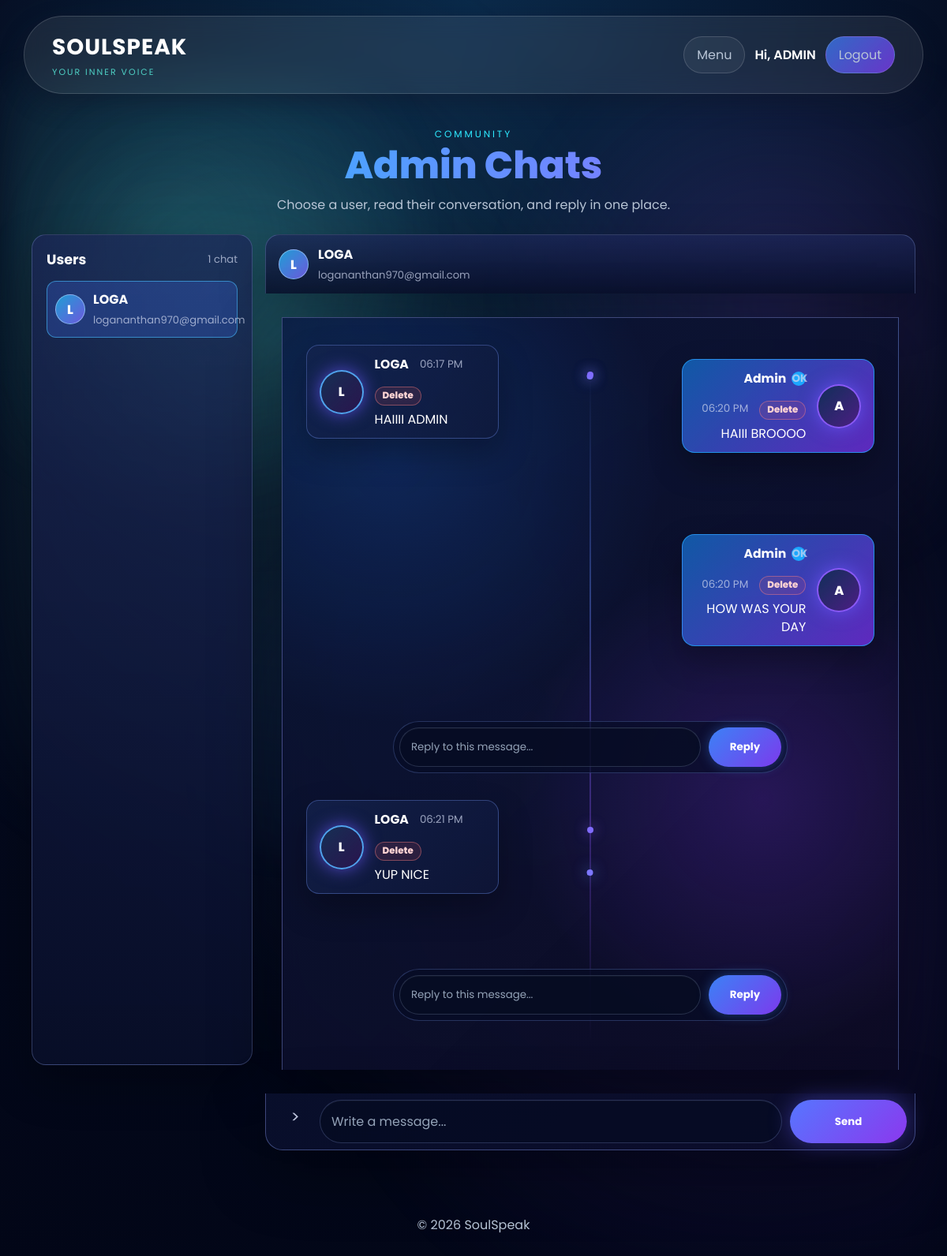
Screenshot of /chat?user_id=2 (signed in) with the database file from the repository.
### app.py (models this page shows)
class User(UserMixin, db.Model):
    id = db.Column(
        db.Integer,
        primary_key=True
    )
    username = db.Column(
        db.String(100),
        nullable=False
    )
    email = db.Column(
        db.String(150),
        unique=True,
        nullable=False
    )
    password = db.Column(
        db.String(100),
        nullable=False
    )

class Chat(db.Model):
    id = db.Column(
        db.Integer,
        primary_key=True
    )
    message = db.Column(
        db.Text,
        nullable=False
    )
    sender = db.Column(
        db.String(100),
        nullable=False
    )
    user_id = db.Column(
        db.Integer,
        db.ForeignKey('user.id')
    )
    recipient = db.Column(
        db.String(100),
        nullable=False,
        default='Admin'
    )
    reply_to = db.Column(
        db.Integer,
        db.ForeignKey('chat.id'),
        nullable=True
    )
    created_at = db.Column(
        db.DateTime,
        default=datetime.utcnow
    )
    user = db.relationship('User', backref='chats')

### app.py (the view, shortened to what this page needs)
@app.route('/chat', methods=['GET', 'POST'])
@login_required
def chat():
    admin_view = is_admin_user()
    repair_chat_user_ids()
    chat_users = []
    selected_chat_user = None
    if admin_view:
        chat_user_ids = [
            row[0]
            for row in db.session.query(Chat.user_id)
            .filter(Chat.user_id.isnot(None))
            .distinct()
            .all()
        ]
        chat_users = User.query.filter(User.id.in_(chat_user_ids)).order_by(User.username.asc()).all() if chat_user_ids else []
        selected_user_id = request.args.get('user_id', type=int)
        if selected_user_id:
            selected_chat_user = User.query.get(selected_user_id)
            if not selected_chat_user:
                flash('Selected chat user was not found.')
                return redirect(url_for('chat'))
        if selected_chat_user:
            all_messages = Chat.query.filter_by(
                user_id=selected_chat_user.id
            ).order_by(Chat.id.asc()).all()
        else:
            all_messages = []
    else:
        all_messages = Chat.query.filter_by(
            user_id=current_user.id
        ).order_by(Chat.id.asc()).all()
    originals = [m for m in all_messages if not m.reply_to]
    replies_map = {}
    for m in all_messages:
        if m.reply_to:
            replies_map.setdefault(m.reply_to, []).append(m)
    return render_template(
        'chat.html',
        originals=originals,
        replies_map=replies_map,
        chat_users=chat_users,
        selected_chat_user=selected_chat_user,
        user=current_user.username,
        is_admin=admin_view
    )

### app.py (called while the page is built, shortened)
def is_admin_user(user=None):
    user = user or current_user
    if not getattr(user, 'is_authenticated', False):
        return False
    username = (getattr(user, 'username', '') or '').strip().lower()
    email = (getattr(user, 'email', '') or '').strip().lower()
    return username == 'admin' or email in app.config.get('ADMIN_EMAILS', set())

@app.context_processor
def inject_admin_status():
    return {'is_admin': is_admin_user()}

@app.template_filter('malaysia_time')
def malaysia_time(value, fmt='%I:%M %p'):
    if not value:
        return ''
    return (value + timedelta(hours=8)).strftime(fmt)

def repair_chat_user_ids():
    users_by_name = {
        (user.username or '').strip().lower(): user
        for user in User.query.all()
    }
    changed = False
    if changed:
        db.session.commit()

@login_manager.user_loader
def load_user(user_id):
    return User.query.get(int(user_id))

### templates/chat.html (shortened to what this page needs)
{% extends "base.html" %}
{% block content %}
<main class="app-page">
    <section class="page-heading chat-heading">
        <p class="eyebrow">Community</p>
        <h1>{% if is_admin %}Admin Chats{% else %}Chat With Admin {% endif %}</h1>
        <p>{% if is_admin %}Choose a user, read their conversation, and reply in one place.{% else %}Leave a message, read replies, and keep the conversation gentle.{% endif %}</p>
    </section>
    <section class="chat-layout{% if is_admin %} admin-chat-layout{% endif %}">
        {% if is_admin %}
            <aside class="conversation-list" aria-label="Chat users">
                <div class="conversation-list-header">
                    <h2>Users</h2>
                    <span>{{ chat_users|length }} chat{{ '' if chat_users|length == 1 else 's' }}</span>
                </div>
                {% if chat_users %}
                    <div class="conversation-items">
                        {% for chat_user in chat_users %}
                            <a class="conversation-user{% if selected_chat_user and selected_chat_user.id == chat_user.id %} active{% endif %}" href="{{ url_for('chat', user_id=chat_user.id) }}">
                                <span class="conversation-avatar">{{ (chat_user.username or 'U')[:1]|upper }}</span>
                                <span>
                                    <strong>{{ chat_user.username }}</strong>
                                    <small>{{ chat_user.email }}</small>
                                </span>
                            </a>
                        {% endfor %}
                    </div>
                {% else %}
                    <p class="empty-state">No user chats yet.</p>
                {% endif %}
            </aside>
        {% endif %}
        <div class="chat-panel">
            {% if is_admin %}
                <div class="selected-user-bar">
                    {% if selected_chat_user %}
                        <span class="conversation-avatar">{{ (selected_chat_user.username or 'U')[:1]|upper }}</span>
                        <div>
                            <strong>{{ selected_chat_user.username }}</strong>
                            <small>{{ selected_chat_user.email }}</small>
                        </div>
                    {% else %}
                        <strong>Select a user</strong>
                    {% endif %}
                </div>
            {% endif %}
            <div class="chat-box">
                {% if originals %}
                    {% for msg in originals %}
                        {% set msg_is_admin = msg.sender and msg.sender.lower() == 'admin' %}
                        <div class="chat-row {% if msg_is_admin %}sent-row{% else %}received-row{% endif %}">
                            <article class="message {% if msg_is_admin %}sent{% else %}received{% endif %}">
                                {% if not msg_is_admin %}
                                    <div class="chat-avatar">{{ (msg.sender or 'U')[:1]|upper }}</div>
                                {% endif %}
                                <div class="message-body">
                                    <div class="message-meta">
                                        <strong>{{ msg.sender or 'User' }}</strong>
                                        <span>{{ msg.created_at|malaysia_time if msg.created_at is defined and msg.created_at else '' }}</span>
                                        {% if is_admin or msg.sender == user %}
                                            <form method="POST" action="{{ url_for('delete_chat', message_id=msg.id) }}">
                                                <button type="submit" class="message-delete-btn">Delete</button>
                                            </form>
                                        {% endif %}
                                    </div>
                                    <div class="message-text">{{ msg.message }}</div>
                                </div>
                            </article>
                            {% if replies_map.get(msg.id) %}
                                {% for reply in replies_map.get(msg.id) %}
                                    {% set reply_is_admin = reply.sender and reply.sender.lower() == 'admin' %}
                                    <article class="message reply {% if reply_is_admin %}sent{% else %}received{% endif %}">
                                        <div class="message-body">
                                            <div class="message-meta">
                                                <strong>{{ reply.sender or 'User' }}{% if reply_is_admin %}<span class="verified-dot">OK</span>{% endif %}</strong>
                                                <span>{{ reply.created_at|malaysia_time if reply.created_at is defined and reply.created_at else '' }}</span>
                                                {% if is_admin or reply.sender == user %}
                                                    <form method="POST" action="{{ url_for('delete_chat', message_id=reply.id) }}">
                                                        <button type="submit" class="message-delete-btn">Delete</button>
                                                    </form>
                                                {% endif %}
                                            </div>
                                            <div class="message-text">{{ reply.message }}</div>
                                        </div>
                                        {% if reply_is_admin %}
                                            <div class="chat-avatar admin-avatar">A</div>
                                        {% endif %}
                                    </article>
                                {% endfor %}
                            {% endif %}
                            {% if is_admin %}
                                <form class="reply-form" method="POST" action="{{ url_for('chat') }}">
                                    <input type="text" name="reply_message" placeholder="Reply to this message..." required>
                                    <button type="submit">Reply</button>
                                </form>
                            {% endif %}
                        </div>
                    {% endfor %}
                {% else %}
                    <p class="empty-state">{% if is_admin and not selected_chat_user %}Select a user to read chats.{% else %}No messages yet.{% endif %}</p>
                {% endif %}
            </div>
            {% if not is_admin or selected_chat_user %}
                <form class="send-form chat-compose" method="POST" action="{{ url_for('chat') }}">
                    <span class="compose-icon" aria-hidden="true">&gt;</span>
                    <input type="text" name="message" placeholder="Write a message..." required>
                    <button type="submit">Send</button>
                </form>
            {% endif %}
        </div>
    </section>
</main>
{% endblock %}

### templates/base.html (shortened to what this page needs)
<!DOCTYPE html>
<html lang="en">
<head>
    <link rel="stylesheet" href="{{ url_for('static', filename='style.css') }}">
</head>
<body>
    <header>
        <nav class="navbar">
            <a class="logo" href="{{ url_for('home') }}">
                <span>SOULSPEAK</span>
                <small>Your inner voice</small>
            </a>
            <div class="nav-links">
                {% if current_user.is_authenticated %}
                    <a href="{{ url_for('menu') }}" class="nav-link-btn">Menu</a>
                    <span class="nav-user">Hi, {{ current_user.username }}</span>
                    <a href="{{ url_for('logout') }}" class="nav-link-btn logout-btn">Logout</a>
                {% endif %}
            </div>
        </nav>
    </header>
    {% block content %}{% endblock %}
    <footer>
        <p>&copy; 2026 SoulSpeak</p>
    </footer>
</body>
</html>

### rows the page displays
User: username "ADMIN"
User: username "L", username "LOGA", email "logananthan970@gmail.com"
Chat: sender "L", sender "LOGA", created_at|malaysia_time "06:17 PM", message "HAIIII ADMIN"
Chat: sender "Admin", created_at|malaysia_time "06:20 PM", message "HAIII BROOOO"
Chat: sender "Admin", created_at|malaysia_time "06:20 PM", message "HOW WAS YOUR DAY"
Chat: sender "L", sender "LOGA", created_at|malaysia_time "06:21 PM", message "YUP NICE"

### other values shown
{{ chat_users|length }} "1"
